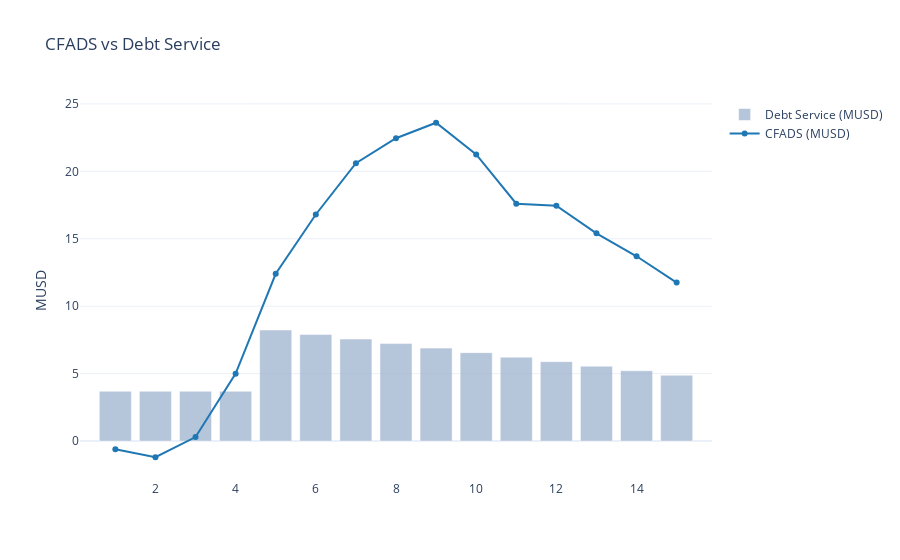

The code cell stored with this chart in its notebook:
### Markdown cell above
## 3. Caso Base: Estructura y Flujos

### 3.1 Parámetros del Proyecto

El caso de estudio modela una constelación satelital LEO para servicios IoT:

| Parámetro | Valor | Fuente |
|-----------|-------|--------|
| Costo total | USD 100M | Benchmarks Iridium/OneWeb |
| Deuda | USD 50M (50% LTV) | Deleveraging post WP-08 |
| Equity | USD 50M | Sponsor commitment |
| Tenor | 15 años | Vida útil constelación |
| Gracia | 4 años | Período de construcción/ramp-up |
| DSCR covenant | 1.20x | Standard project finance |

### 3.2 Estructura de Capital

**Estructura Tradicional (60/25/15):**
- Senior: USD 30M @ 6.0% (60%)
- Mezzanine: USD 12.5M @ 8.5% (25%)
- Subordinado: USD 7.5M @ 11.0% (15%)

**Estructura Tokenizada Óptima (55/34/11):**
- Senior: USD 27.5M @ 6.0%
- Mezzanine: USD 17M @ 8.5%
- Subordinado: USD 5.5M @ 11.0%

La optimización hacia más mezzanine se basa en el análisis de frontera eficiente Pareto (WP-10): el tranche mezzanine ofrece mejor retorno ajustado por riesgo (8.5% cupón vs 7.3% PD × 55% LGD = 401 bps EL, net return 4.5%).

### 3.3 Componentes de CFADS

### Code cell
# Visualización: CFADS vs Servicio de Deuda
PANELS['cfads_vs_debt_service']

### Figure 1 — Plotly figure (JSON) as saved in the notebook; plotly's stock layout.template omitted (floating-point values rounded to 4 significant figures)
{"data": [{"marker": {"color": "#9DB2CE"}, "name": "Debt Service (MUSD)", "opacity": 0.75, "type": "bar", "x": [1, 2, 3, 4, 5, 6, 7, 8, 9, 10, 11, 12, 13, 14, 15], "y": [3.688, 3.688, 3.688, 3.688, 8.233, 7.898, 7.562, 7.227, 6.892, 6.557, 6.222, 5.886, 5.551, 5.216, 4.881]}, {"line": {"color": "#1f77b4"}, "mode": "lines+markers", "name": "CFADS (MUSD)", "type": "scatter", "x": [1, 2, 3, 4, 5, 6, 7, 8, 9, 10, 11, 12, 13, 14, 15], "y": [-0.6, -1.2, 0.3, 5, 12.4, 16.8, 20.6, 22.45, 23.6, 21.25, 17.6, 17.45, 15.4, 13.7, 11.75]}], "layout": {"barmode": "group", "title": {"text": "CFADS vs Debt Service"}, "yaxis": {"title": {"text": "MUSD"}}}}
